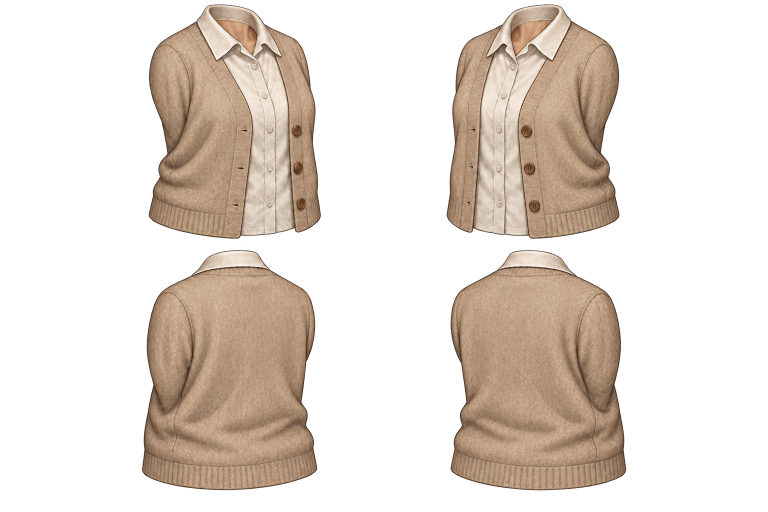
#> input picture 404호는 없습니다/asset-source/v07_NPC06/source/NPC06_몸통회전_단추수정_v07b.png, 1536 x 1024 px (shown at 1/2 size)
$ python bgsheet.py '../source/NPC06_몸통회전_단추수정_v07b.png' out.png '../source/NPC06_정면다리_깊이수정_v07b.png'
#> lines starting #> are read from the running program, lines starting #| are printed output that depends on the picture; after the words box and inside, x2 and y2 are one past the last pixel; in counts of white or black regions, pixels touching at a corner belong together
# usage: python3 -I bgsheet.py <png> <out.jpg> [bg02.webp]  — the sheet alpha-composited on checker/light/dark(/BG02), 2x2
import sys
from PIL import Image
import numpy as np
src=Image.open(sys.argv[1]).convert('RGBA');W,H=src.size
#> further down, src is the input picture: PIL image 1536x1024 RGBA; mean R, G, B, A 95.7, 79.5, 65.4, 87.7
#> after `W, H = src.size`: W = 1536; H = 1024
def checker(w,h,s=32):
    y,x=np.mgrid[0:h,0:w];c=((x//s+y//s)%2)*60+150;return Image.fromarray(np.dstack([c,c,c]).astype(np.uint8))
bgs=[checker(W,H),Image.new('RGB',(W,H),(236,232,224)),Image.new('RGB',(W,H),(22,22,26))]
if len(sys.argv)>3: bgs.append(Image.open(sys.argv[3]).convert('RGB').resize((W,H)))
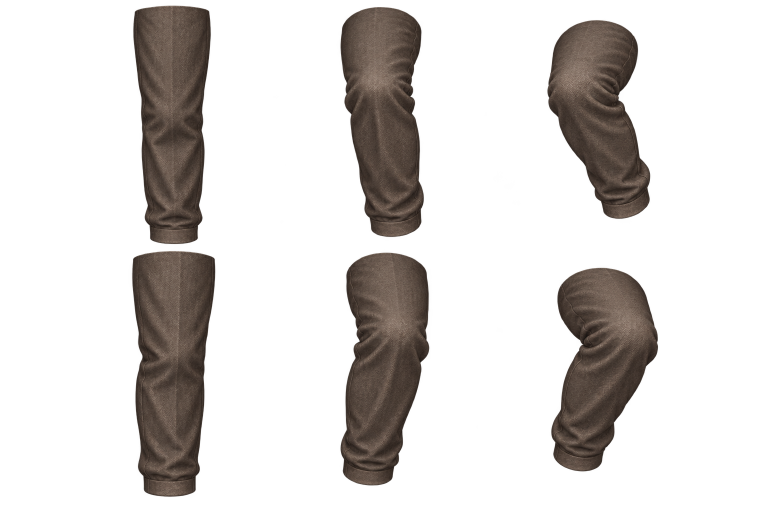
#> input picture 404호는 없습니다/asset-source/v07_NPC06/source/NPC06_정면다리_깊이수정_v07b.png, 1536 x 1024 px (shown at 1/2 size)
else: bgs.append(Image.new('RGB',(W,H),(128,128,128)))
out=Image.new('RGB',(W,H))
#> out: PIL image 1536x1024 RGB; every value is 0
tiles=[]
for b in bgs:
    t=b.copy();t.paste(src,(0,0),src);tiles.append(t.resize((W//2,H//2),Image.LANCZOS))
#> this loop made 4 passes
#> pass 1, `t = b.copy()`:
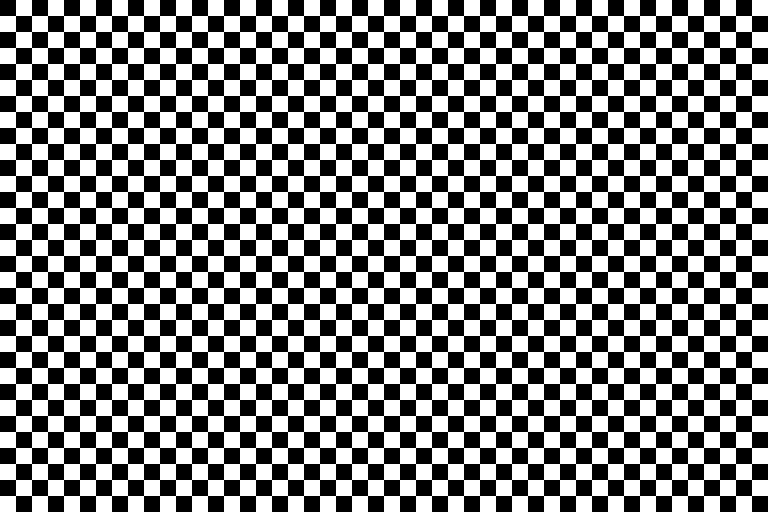
#> t: PIL image 1536x1024 RGB (shown at 1/2 size); values 150 (black) and 210 (white), 50% white; 1 white region, box (x1, y1, x2, y2) and area: (0, 0, 1536, 1024) 786432
#> pass 2, `t = b.copy()`:
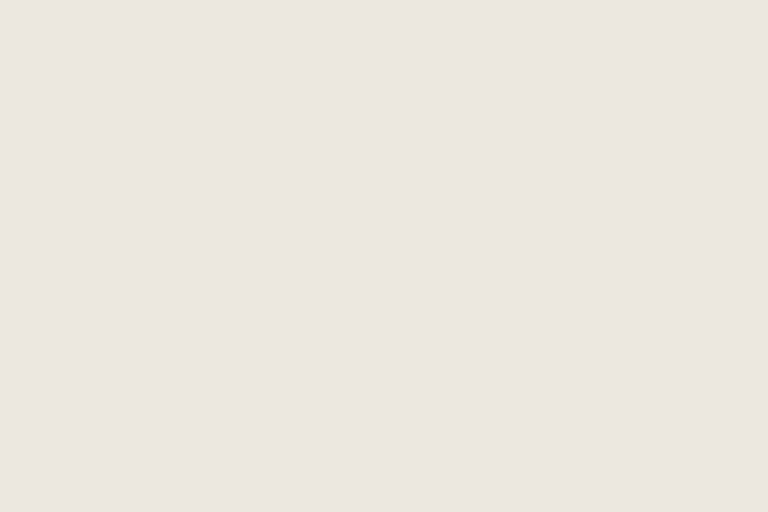
#> t: PIL image 1536x1024 RGB (shown at 1/2 size); mean R, G, B 236, 232, 224
#> after the loop:
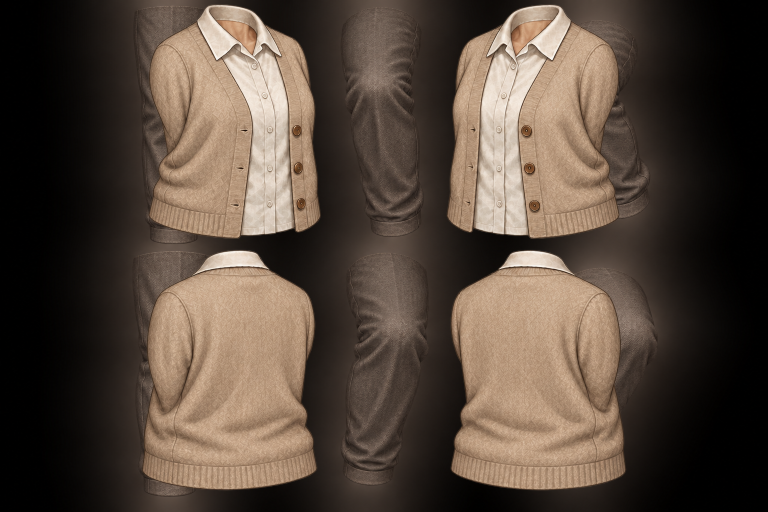
#> t: PIL image 1536x1024 RGB (shown at 1/2 size); mean R, G, B 85.5, 71.6, 60.4
#> after the loop, tiles = 4 items
for i,t in enumerate(tiles): out.paste(t,((i%2)*W//2,(i//2)*H//2))
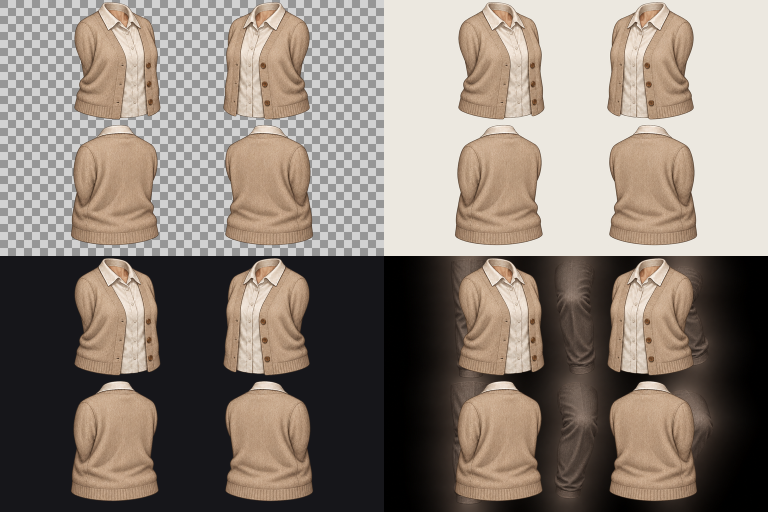
#> out: PIL image 1536x1024 RGB (shown at 1/2 size); mean R, G, B 139.8, 128.4, 118.5
out.save(sys.argv[2],quality=88)
